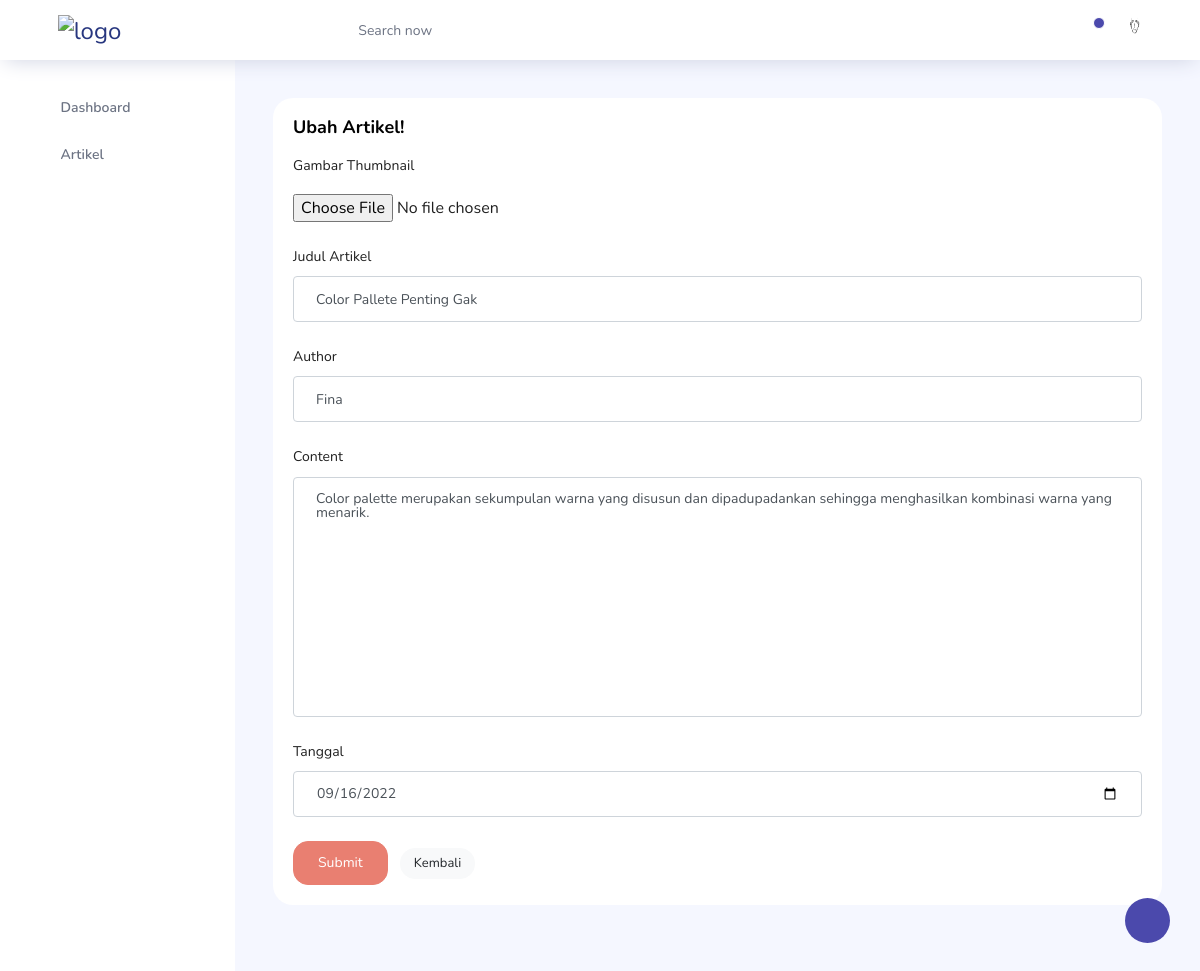
The app's page /dashboard/editartikel.php?id=1 (signed in), older data.
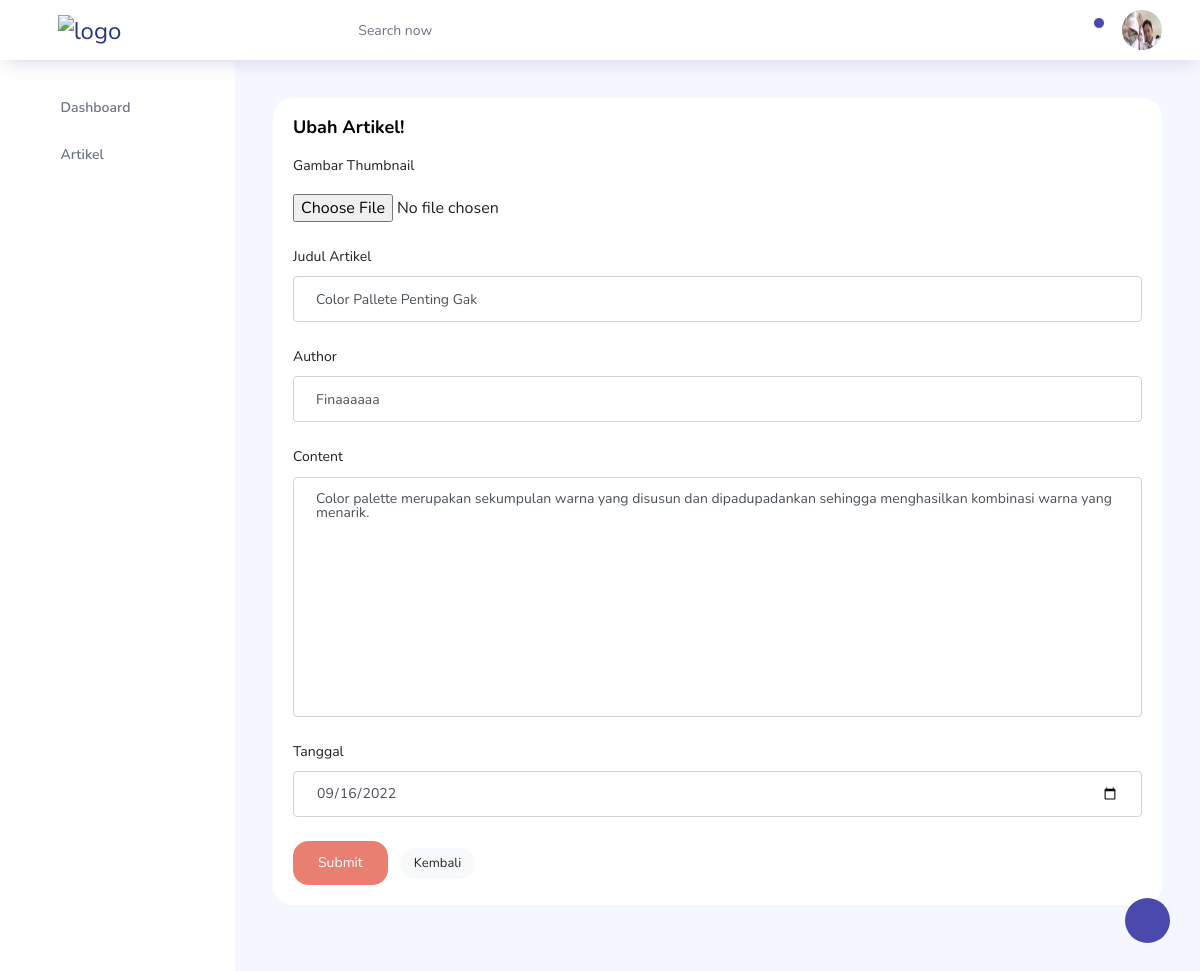
The same page, newer data.
### tables this page shows
CREATE TABLE `user` (
  `id_user` int(11) NOT NULL,
  `username` varchar(30) NOT NULL,
  `password` varchar(255) NOT NULL,
  `nama` varchar(30) NOT NULL,
  `gambar` text NOT NULL,
  `role` varchar(10) NOT NULL
);

CREATE TABLE `blog` (
  `id_blog` int(11) NOT NULL,
  `author` varchar(255) NOT NULL,
  `judul` text NOT NULL,
  `isi` text NOT NULL,
  `excerpt` text NOT NULL,
  `gambar` varchar(255) NOT NULL,
  `tanggal` varchar(12) NOT NULL
);

### dashboard/koneksi.php (called while the page is built, shortened)
<?php
function koneksiMesketch()
{
    $servername = "localhost";
    $username = "root";
    $password = "";
    $database = "mesketch";
    $koneksi = new mysqli($servername, $username, $password, $database);
    return $koneksi;
}

### dashboard/crudDash.php (called while the page is built, shortened)
<?php
require_once 'koneksi.php';
function bacaBlog($id)
{
    $data = array();
    $sql = "select * from blog where id_blog = $id";
    $koneksi = koneksiMesketch();
    $hasil = mysqli_query($koneksi, $sql);
    $i = 0;
    while ($baris = mysqli_fetch_assoc($hasil)) {
        $data[$i]['idBlog'] = $baris['id_blog'];
        $data[$i]['author'] = $baris['author'];
        $data[$i]['judul'] = $baris['judul'];
        $data[$i]['isi'] = $baris['isi'];
        $data[$i]['excerpt'] = $baris['excerpt'];
        $data[$i]['gambar'] = $baris['gambar'];
        $data[$i]['tanggal'] = $baris['tanggal'];
        $i++;
    }
    return $data;
}
function bacaLogin()
{
    $username = $_SESSION['username'];
    $koneksi = koneksiMesketch();
    $sql = "select * from user where username = '$username'";
    $hasil = mysqli_query($koneksi, $sql);
    if (mysqli_num_rows($hasil) > 0) {
        $baris = mysqli_fetch_assoc($hasil);
        $data['username'] =  $baris['username'];
        $data['password'] =  $baris['password'];
        $data['gambar'] = $baris['gambar'];
        $data['nama'] =  $baris['nama'];
        $data['role'] = $baris['role'];
        return $data;
    } else {
        mysqli_close($koneksi);
        return null;
    }
}

### dashboard/editartikel.php (the view, shortened to what the changed rows need)
<?php
$id = $_GET['id'];
include 'crudDash.php';
$bacaBlog = bacaBlog($id);
?>
<!DOCTYPE html>
<html lang="en">
<head>
  <link rel="stylesheet" href="vendors/feather/feather.css">
  <link rel="stylesheet" href="vendors/ti-icons/css/themify-icons.css">
  <link rel="stylesheet" href="vendors/css/vendor.bundle.base.css">
  <link rel="stylesheet" href="vendors/datatables.net-bs4/dataTables.bootstrap4.css">
  <link rel="stylesheet" href="vendors/ti-icons/css/themify-icons.css">
  <link rel="stylesheet" type="text/css" href="js/select.dataTables.min.css">
  <link rel="stylesheet" href="css/vertical-layout-light/style1.css">
</head>
<body>
  <div class="container-scroller">
    <?php
    include('navbar.php');
    ?>
    <div class="container-fluid page-body-wrapper">
      <div class="main-panel">
        <div class="content-wrapper">
          <div class="row">
            <div class="col-12 grid-margin stretch-card">
              <div class="card">
                <div class="card-body">
                  <form action="proses.php" method="POST" enctype="multipart/form-data">
                    <h4 class="card-title">Ubah Artikel!</h4>
                    <?php
                    foreach ($bacaBlog as $blog) {
                      $id = $blog['idBlog'];
                      $author = $blog['author'];
                      $judul = $blog['judul'];
                      $isi = $blog['isi'];
                      $img = $blog['gambar'];
                      $tanggal = $blog['tanggal'];
                      echo "
                  <div class='form-group'>
                    <label>Gambar Thumbnail</label>
                    <p></p>
                    <input type='file' name='img'>
                  </div>
                  <div class='form-group'>
                    <label for='exampleInputCity1'>Judul Artikel</label>
                    <input type='text' class='form-control' name='judul' id='exampleInputCity1' placeholder='Judul' value='$judul'>
                  </div>
                  <div class='form-group'>
                    <label for='exampleInputCity1'>Author</label>
                    <input type='text' class='form-control' name='author' id='exampleInputCity1' placeholder='Author' value='$author'>
                  </div>
                  <div class='form-group'>
                    <label for='exampleTextarea1'>Content</label>
                    <textarea rows='15' id='ckeditor' name='isi'  class='ckeditor form-control'>$isi</textarea placeholder='isi artikel'>
                    </div>
                    <div class='form-group'>
                      <label for='exampleInputCity1'>Tanggal</label>
                      <input type='date' class='form-control' id='exampleInputCity1' name='tanggal' placeholder='tanggal uploaad' value='$tanggal'>
                    </div>
                    <input type='hidden' name='img' value='$img' />
                    <input type='hidden' name='id' value=' $id' />
                    <button type='submit' value='EditArti' name='EditArti'  class='btn btn-primary mr-2'>Submit</button>
                    <a href='artikel.php' class='btn btn-light btn-sm'>Kembali</a>
                    ";
                    } ?>
                  </form>
                </div>
              </div>
            </div>
          </div>
        </div>
      </div>
    </div>
  </div>
  </div>
</body>
</html>

### dashboard/navbar.php (shortened to what the changed rows need)
<?php
$baca = bacaLogin();
?>
<nav class="navbar col-lg-12 col-12 p-0 fixed-top d-flex flex-row">
  <div class="navbar-menu-wrapper d-flex align-items-center justify-content-end">
    <ul class="navbar-nav navbar-nav-right">
      <li class="nav-item nav-profile dropdown">
        <a class="nav-link dropdown-toggle" href="#" data-toggle="dropdown" id="profileDropdown">
          <img src="../img/profile/<?php echo $baca['gambar']; ?>" alt="profile" />
        </a>
      </li>
    </ul>
  </div>
</nav>
<div class="container-fluid page-body-wrapper">

Row changes from the older to the newer data that the page shows:
changed user: gambar: a different picture
changed blog "Color Pallete Penting Gak": author "Fina" → "Finaaaaaa"
